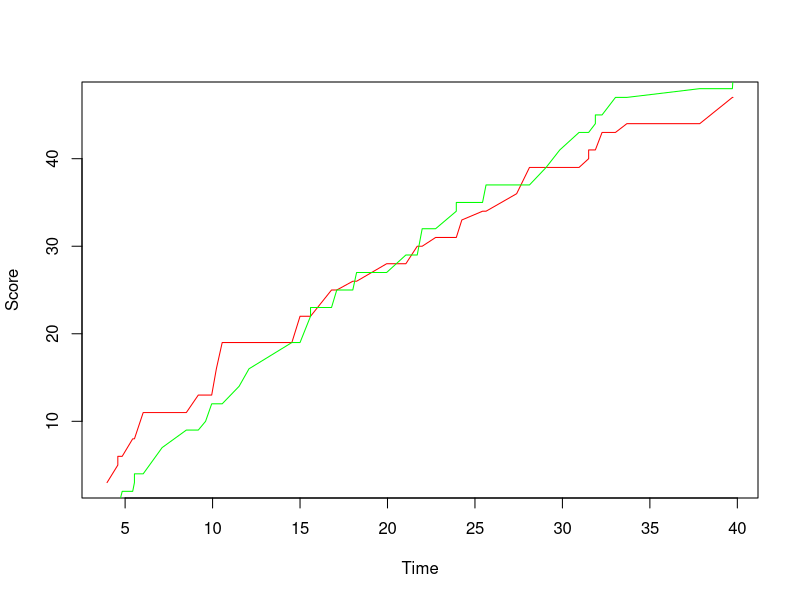

Generate this figure with R:
rm(list=ls())

ScoreMat=read.table("UWvMSU_1-22-13.txt",header=TRUE)

TimeVec=ScoreMat[,1]
UWVec=numeric(length=50)
MSUVec=numeric(length=50)

#Initializing Vectors
UWVec[1]=ScoreMat[1,3]

for (i in 2:nrow(ScoreMat)){
  if (ScoreMat[i,2]=='UW'){
    UWVec[i]=ScoreMat[i,3]+UWVec[i-1]
    MSUVec[i]=MSUVec[i-1]
  }
  else {
    MSUVec[i]=ScoreMat[i,3]+MSUVec[i-1]
    UWVec[i]=UWVec[i-1]
  }
}

plot(TimeVec,UWVec,type='l',col="Red",xlab="Time",ylab="Score")
lines(TimeVec,MSUVec,col="Green")